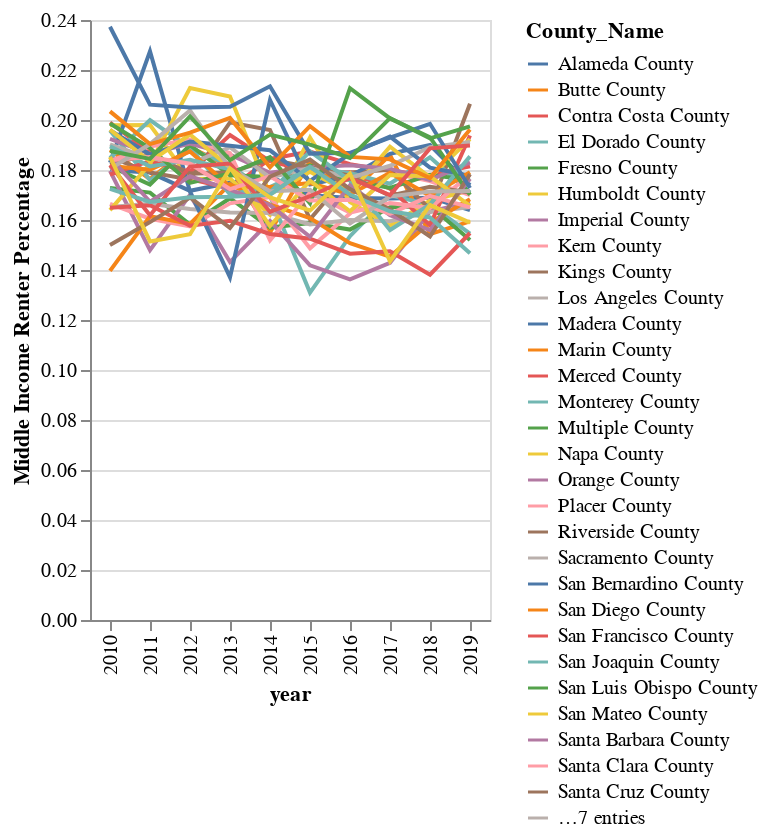

Notebook code for this chart:
### Code cell
alt.Chart(mid_income_count_percentage).mark_line().encode(
    x='year',
    y='Middle Income Renter Percentage',
    color="County_Name"
)

### Figure 1 — Vega-Lite specification as saved in the notebook (floating-point values rounded to 4 significant figures; data arrays with more than 128 entries replaced by an {"elided": "..."} marker saying what was removed)
{"config": {"view": {"continuousWidth": 400, "continuousHeight": 300}}, "data": {"name": "data-3553b68f3c68e08c4b6c6793e06f678d"}, "mark": "line", "encoding": {"color": {"type": "nominal", "field": "County_Name"}, "x": {"type": "nominal", "field": "year"}, "y": {"type": "quantitative", "field": "Middle Income Renter Percentage"}}, "$schema": "https://vega.github.io/schema/vega-lite/v4.0.2.json", "datasets": {"data-3553b68f3c68e08c4b6c6793e06f678d": {"elided": "360 records"}}}
